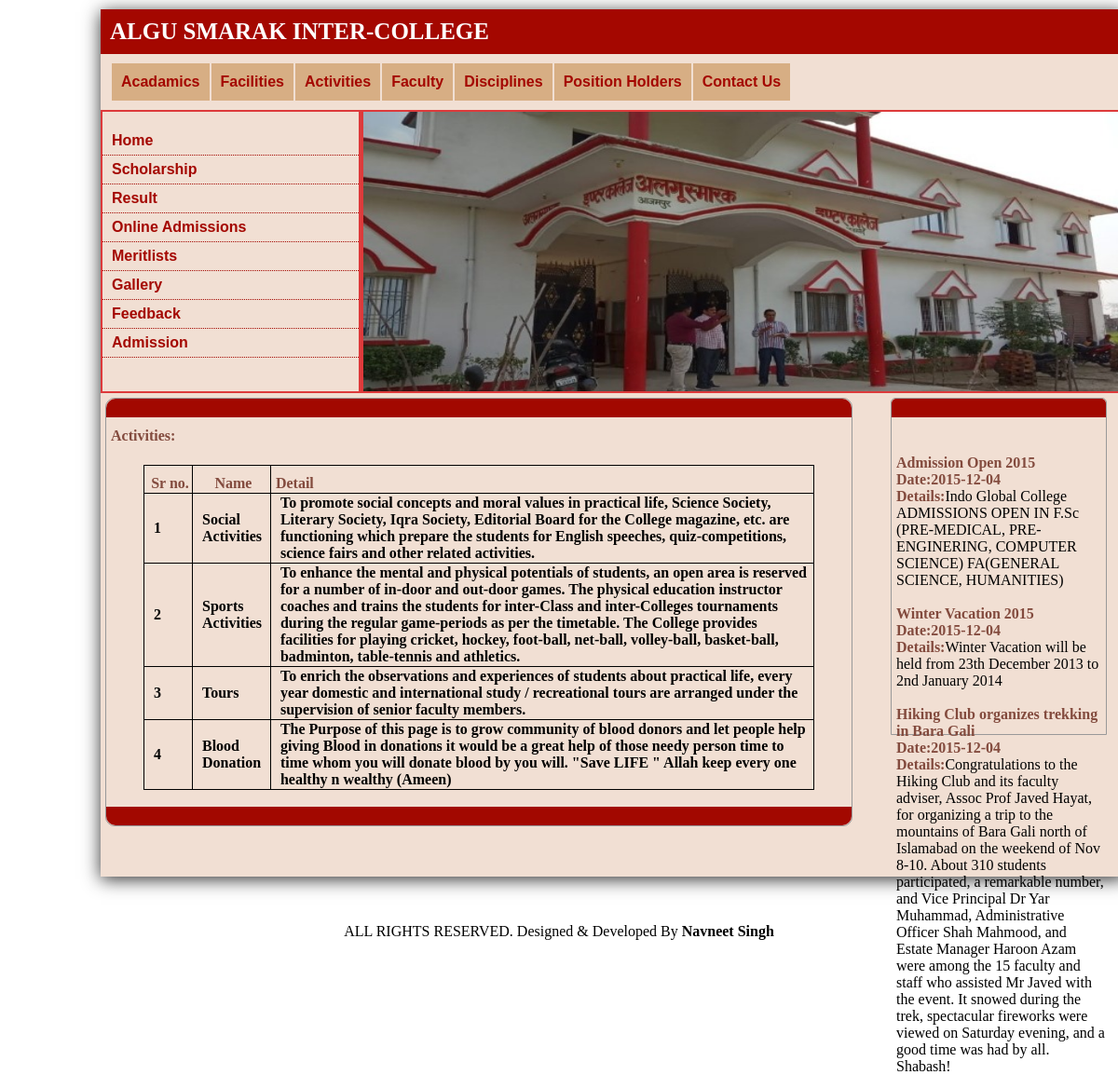
The page /user_activities.php on the database its author committed.
### tables this page shows
CREATE TABLE IF NOT EXISTS `activities` (
  `aid` int(11) NOT NULL AUTO_INCREMENT,
  `aname` text NOT NULL,
  `adetails` text NOT NULL,
  PRIMARY KEY (`aid`)
);

CREATE TABLE IF NOT EXISTS `news` (
  `nid` int(11) NOT NULL AUTO_INCREMENT,
  `heading` varchar(100) NOT NULL,
  `details` text NOT NULL,
  `date` date NOT NULL,
  PRIMARY KEY (`nid`)
);

### user_activities.php (the view, shortened to what this page needs)
<?php
include 'config.php';
?><!DOCTYPE html PUBLIC "-//W3C//DTD XHTML 1.0 Transitional//EN" "http://www.w3.org/TR/xhtml1/DTD/xhtml1-transitional.dtd">
<html xmlns="http://www.w3.org/1999/xhtml">
<head>
<link rel="stylesheet" href="style.css" type="text/css" />
</head>
<body>
<div class="wrapper">
	<div id="header">ALGU SMARAK INTER-COLLEGE</div>
    <div id="menu">
    	<ul>
        	<li><a href="user_academics.php" title="Acadamics">Acadamics</a></li>
            <li><a href="facility.php" title="Facities">Facilities</a></li>
            <li><a href="user_activities.php" title="Activities">Activities</a></li>
            <li><a href="faculty.php" title="Faculty">Faculty</a></li>
            <li><a href="discipline.php" title="Disciplines">Disciplines</a></li>
            <li><a href="position_holder.php" title="Position Holders">Position Holders</a></li>
            <li><a href="contact.php" title="Contact Us">Contact Us</a></li>
        </ul>
        <br />
<br style="clear:both;" />
    </div>
    <div class="head">
    	<div class="sidebar_menu">
        	<ul>
            	<li><a href="index.php" title="Home">Home</a></li>
        <li><a href="scholarship.php" title="Scholarship">Scholarship</a></li>
        <li><a href="result.php" title="Result">Result</a></li>
        <li><a href="addmision_form.php" title="Online Admissions">Online Admissions</a></li>
        <li><a href="meritlist.php" title="Meritlists">Meritlists</a></li>
        <li><a href="gallery.php" title="Gallery">Gallery</a></li>
        <li><a href="user_feedback.php" title="Feedback">Feedback</a></li>
        <li><a href="all_admissions.php" title="Admission">Admission</a></li>
        	</ul>
        </div>
        <div id="slide">
        <img src="images/dav image.jpg" height="300px" width="100%" />
        </div>
    </div>
    <div class="content">
    	<div class="content_div"></div>
        <h4 class="bold">Activities:</h4>
         <p class="para">
           	  <table  align="center" class="tab" border="1" width="90%">
              <tr>
              <th class="bold th">Sr no.</th>
              <th class="bold th">Name</th>
              <th class="bold"colspan="4" align="left">Detail</th>
              </tr>
               <?php
				  $result=mysqli_query($conn,"SELECT * FROM activities");
				$i=1;
				while($test3=mysqli_fetch_array($result))
				{
            		echo  '<tr>';
            			echo '<td width="40px">'.$i.'</td>';
             			echo '<td>'.$test3['aname'].'</td>';
               			echo '<td>'.$test3['adetails'].'</td>';
             		echo '</tr>';
					$i++;
				}
			  ?>
                </table>
         	 <br />
        <div class="content_foot"></div>
        </p>
    </div>
    <div class="sidebar">
    	<div class="sidebar_content"></div>
        <div class="ads">
        <marquee direction="up" scrollamount="2" id='scroll_stop' style="height:300px;" onMouseOver="document.getElementById('scroll_stop').stop();" onMouseOut="document.getElementById('scroll_stop').start();">
        <?php
        $result=mysqli_query($conn,"select * from  news");
		while($test=mysqli_fetch_array($result))
        {
        ?>
       <?php echo '<strong>'.$test['heading'].'</strong>'.'<br />';?>
        <?php echo '<strong>Date:'.$test['date'].'</strong>'.'<br />';?>
		 <?php echo '<strong>Details:</strong>'.$test['details'].'<br /><br/>';}?>
        </marquee>
        </div>
    </div>
    <br style="clear:both;" /><br /><br />
<br />
</div>
 <?php
 include 'footer.php';
 ?>
</body>
</html>

### style.css (style rules this page uses)
body { background:#FFF; }
.wrapper { height:auto; width:1100px; box-shadow: 0px 3px 18px #333333; background:#F1DFD3; margin:10px 100px 50px 100px; }
#header { background:#A40700; margin:0px; color:#FFF; font-size:25px; font-weight:bold; padding-top:10px; padding-left:10px; padding-bottom:10px; font-family:Georgia, serif; }
#menu { background:#F1DFD3; height:auto; margin:0px 0px 10px 0px; width:1100px; letter-spacing: -0px; }
#menu ul { margin:10px auto 0px 5px; padding-left:5px; }
#menu ul li { list-style-type:none; float:left; font-weight:bolder; font-family:Arial, Helvetica, sans-serif; display:block; line-height:40px; background:#D7AE84; margin-left:2px; padding:0px 10px 0px 10px; }
#menu ul li a { text-decoration:none; color:#A40700; }
.head { width:100%; height:304px; background:#DD3A3B; }
.sidebar_menu { height:300px; width:25%; background:#F1DFD3; border:solid 2px #DD3A3B; padding:0px auto auto -10px; float:left; }
.sidebar_menu ul li { list-style-type:none; border-bottom:dotted 1px #A40700; margin-left:-40px; padding-left:10px; }
.sidebar_menu ul li a { text-decoration:none; display:block; line-height:30px; font-family:Arial, Helvetica, sans-serif; font-weight:bold; color:#A40700; }
#slide { height:300px; width:74.2%; background:#F1DFD3; border:solid 2px #DD3A3B; float:right; }
.content { height:auto; background:#F1DFD3; border:#999 1px solid; width:800px; margin:5px auto auto 5px; border-radius:10px; float:left; }
.content_div { background-color:#A20800; height:20px; border-top-left-radius:10px; border-top-right-radius:10px; width:800px; float:left; }
.content_foot { background-color:#A20800; height:20px; border-bottom-left-radius:10px; border-bottom-right-radius:10px; width:800px; float:left; position:relative; }
.para { margin:0px 5px auto auto; padding-right:5px; text-align:left; margin-left:5px; padding-bottom:0px; height:auto; }
.bold { text-align:left; color:#834B3E; padding-top:10px; padding-left:5px; }
.sidebar { height:auto; width:230px; border:#999 1px solid; float:right; margin:5px 20px auto 10px; border-top-left-radius:5px; border-top-right-radius:5px; }
.sidebar_content { background-color:#A20800; height:20px; border-top-left-radius:5px; border-top-right-radius:5px; width:230px; }
.ads { padding-left:5px; padding-top:40px; }
.ads strong { color:#834B3E; }
table td { font-weight:bold; padding-left:10px; }
.th { text-align:center; }
.tab { border:1px solid #000000; border-collapse:collapse; width:90%; }

### rows shown on the page
activities: aname "Social Activities", adetails "To promote social concepts and moral values in practical life, Science Society, Literary Society, Iqra Society, Editorial Board for the College magazine, etc. are functioning which prepare the students for English speeches, quiz-competitions, science fairs and other related activities."
activities: aname "Sports Activities", adetails "To enhance the mental and physical potentials of students, an open area is reserved for a number of in-door and out-door games. The physical education instructor coaches and trains the students for inter-Class and inter-Colleges tournaments during the regular game-periods as per the timetable. The College provides facilities for playing cricket, hockey, foot-ball, net-ball, volley-ball, basket-ball, badminton, table-tennis and athletics."
activities: aname "Tours", adetails "To enrich the observations and experiences of students about practical life, every year domestic and international study / recreational tours are arranged under the supervision of senior faculty members."
activities: aname "Blood Donation", adetails "The Purpose of this page is to grow community of blood donors and let people help giving Blood in donations it would be a great help of those needy person time to time whom you will donate blood by you will. \"Save LIFE \" Allah keep every one healthy n wealthy (Ameen)"
news: heading "Admission Open 2015", date "2015-12-04", details "Indo Global College ADMISSIONS OPEN IN F.Sc (PRE-MEDICAL, PRE-ENGINERING, COMPUTER SCIENCE) FA(GENERAL SCIENCE, HUMANITIES)"
news: heading "Winter Vacation 2015", date "2015-12-04", details "Winter Vacation will be held from 23th December 2013 to 2nd January 2014"
news: heading "Hiking Club organizes trekking in Bara Gali", date "2015-12-04", details "Congratulations to the Hiking Club and its faculty adviser, Assoc Prof Javed Hayat, for organizing a trip to the mountains of Bara Gali north of Islamabad on the weekend of Nov 8-10. About 310 students participated, a remarkable number, and Vice Principal Dr Yar Muhammad, Administrative Officer Shah Mahmood, and Estate Manager Haroon Azam were among the 15 faculty and staff who assisted Mr Javed with the event. It snowed during the trek, spectacular fireworks were viewed on Saturday evening, and a good time was had by all. Shabash!"
